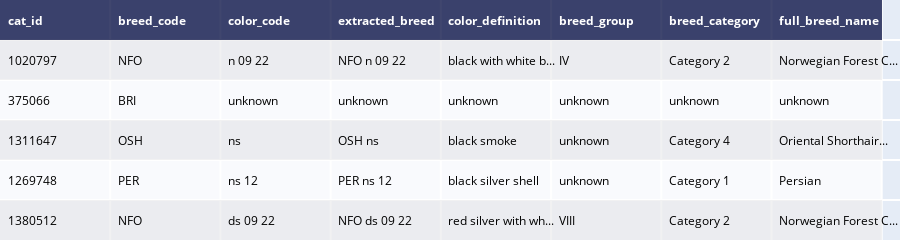

This figure's notebook cell:
### Code cell
import plotly.figure_factory as ff


def truncate_strings(s, max_len=18):
    if isinstance(s, str) and len(s) > max_len:
        return s[:max_len] + "..."
    return s


display_df = all_cats_df.sample(5, random_state=10).reset_index().map(lambda x: truncate_strings(x))

fig = ff.create_table(display_df)

fig.show()

### Figure 1 — Plotly figure (JSON) as saved in the notebook; plotly's stock layout.template omitted (floating-point values rounded to 4 significant figures)
{"data": [{"colorscale": [[0, "#00083e"], [0.5, "#ededee"], [1, "#ffffff"]], "hoverinfo": "none", "opacity": 0.75, "showscale": false, "type": "heatmap", "z": [[0, 0, 0, 0, 0, 0, 0, 0], [0.5, 0.5, 0.5, 0.5, 0.5, 0.5, 0.5, 0.5], [1, 1, 1, 1, 1, 1, 1, 1], [0.5, 0.5, 0.5, 0.5, 0.5, 0.5, 0.5, 0.5], [1, 1, 1, 1, 1, 1, 1, 1], [0.5, 0.5, 0.5, 0.5, 0.5, 0.5, 0.5, 0.5]]}], "layout": {"annotations": [{"align": "left", "font": {"color": "#ffffff"}, "showarrow": false, "text": "<b>cat_id</b>", "x": -0.45, "xanchor": "left", "xref": "x", "y": 0, "yref": "y"}, {"align": "left", "font": {"color": "#ffffff"}, "showarrow": false, "text": "<b>breed_code</b>", "x": 0.55, "xanchor": "left", "xref": "x", "y": 0, "yref": "y"}, {"align": "left", "font": {"color": "#ffffff"}, "showarrow": false, "text": "<b>color_code</b>", "x": 1.55, "xanchor": "left", "xref": "x", "y": 0, "yref": "y"}, {"align": "left", "font": {"color": "#ffffff"}, "showarrow": false, "text": "<b>extracted_breed</b>", "x": 2.55, "xanchor": "left", "xref": "x", "y": 0, "yref": "y"}, {"align": "left", "font": {"color": "#ffffff"}, "showarrow": false, "text": "<b>color_definition</b>", "x": 3.55, "xanchor": "left", "xref": "x", "y": 0, "yref": "y"}, {"align": "left", "font": {"color": "#ffffff"}, "showarrow": false, "text": "<b>breed_group</b>", "x": 4.55, "xanchor": "left", "xref": "x", "y": 0, "yref": "y"}, {"align": "left", "font": {"color": "#ffffff"}, "showarrow": false, "text": "<b>breed_category</b>", "x": 5.55, "xanchor": "left", "xref": "x", "y": 0, "yref": "y"}, {"align": "left", "font": {"color": "#ffffff"}, "showarrow": false, "text": "<b>full_breed_name</b>", "x": 6.55, "xanchor": "left", "xref": "x", "y": 0, "yref": "y"}, {"align": "left", "font": {"color": "#000000"}, "showarrow": false, "text": "1020797", "x": -0.45, "xanchor": "left", "xref": "x", "y": 1, "yref": "y"}, {"align": "left", "font": {"color": "#000000"}, "showarrow": false, "text": "NFO", "x": 0.55, "xanchor": "left", "xref": "x", "y": 1, "yref": "y"}, {"align": "left", "font": {"color": "#000000"}, "showarrow": false, "text": "n 09 22", "x": 1.55, "xanchor": "left", "xref": "x", "y": 1, "yref": "y"}, {"align": "left", "font": {"color": "#000000"}, "showarrow": false, "text": "NFO n 09 22", "x": 2.55, "xanchor": "left", "xref": "x", "y": 1, "yref": "y"}, {"align": "left", "font": {"color": "#000000"}, "showarrow": false, "text": "black with white b...", "x": 3.55, "xanchor": "left", "xref": "x", "y": 1, "yref": "y"}, {"align": "left", "font": {"color": "#000000"}, "showarrow": false, "text": "IV", "x": 4.55, "xanchor": "left", "xref": "x", "y": 1, "yref": "y"}, {"align": "left", "font": {"color": "#000000"}, "showarrow": false, "text": "Category 2", "x": 5.55, "xanchor": "left", "xref": "x", "y": 1, "yref": "y"}, {"align": "left", "font": {"color": "#000000"}, "showarrow": false, "text": "Norwegian Forest C...", "x": 6.55, "xanchor": "left", "xref": "x", "y": 1, "yref": "y"}, {"align": "left", "font": {"color": "#000000"}, "showarrow": false, "text": "375066", "x": -0.45, "xanchor": "left", "xref": "x", "y": 2, "yref": "y"}, {"align": "left", "font": {"color": "#000000"}, "showarrow": false, "text": "BRI", "x": 0.55, "xanchor": "left", "xref": "x", "y": 2, "yref": "y"}, {"align": "left", "font": {"color": "#000000"}, "showarrow": false, "text": "unknown", "x": 1.55, "xanchor": "left", "xref": "x", "y": 2, "yref": "y"}, {"align": "left", "font": {"color": "#000000"}, "showarrow": false, "text": "unknown", "x": 2.55, "xanchor": "left", "xref": "x", "y": 2, "yref": "y"}, {"align": "left", "font": {"color": "#000000"}, "showarrow": false, "text": "unknown", "x": 3.55, "xanchor": "left", "xref": "x", "y": 2, "yref": "y"}, {"align": "left", "font": {"color": "#000000"}, "showarrow": false, "text": "unknown", "x": 4.55, "xanchor": "left", "xref": "x", "y": 2, "yref": "y"}, {"align": "left", "font": {"color": "#000000"}, "showarrow": false, "text": "unknown", "x": 5.55, "xanchor": "left", "xref": "x", "y": 2, "yref": "y"}, {"align": "left", "font": {"color": "#000000"}, "showarrow": false, "text": "unknown", "x": 6.55, "xanchor": "left", "xref": "x", "y": 2, "yref": "y"}, {"align": "left", "font": {"color": "#000000"}, "showarrow": false, "text": "1311647", "x": -0.45, "xanchor": "left", "xref": "x", "y": 3, "yref": "y"}, {"align": "left", "font": {"color": "#000000"}, "showarrow": false, "text": "OSH", "x": 0.55, "xanchor": "left", "xref": "x", "y": 3, "yref": "y"}, {"align": "left", "font": {"color": "#000000"}, "showarrow": false, "text": "ns", "x": 1.55, "xanchor": "left", "xref": "x", "y": 3, "yref": "y"}, {"align": "left", "font": {"color": "#000000"}, "showarrow": false, "text": "OSH ns", "x": 2.55, "xanchor": "left", "xref": "x", "y": 3, "yref": "y"}, {"align": "left", "font": {"color": "#000000"}, "showarrow": false, "text": "black smoke", "x": 3.55, "xanchor": "left", "xref": "x", "y": 3, "yref": "y"}, {"align": "left", "font": {"color": "#000000"}, "showarrow": false, "text": "unknown", "x": 4.55, "xanchor": "left", "xref": "x", "y": 3, "yref": "y"}, {"align": "left", "font": {"color": "#000000"}, "showarrow": false, "text": "Category 4", "x": 5.55, "xanchor": "left", "xref": "x", "y": 3, "yref": "y"}, {"align": "left", "font": {"color": "#000000"}, "showarrow": false, "text": "Oriental Shorthair...", "x": 6.55, "xanchor": "left", "xref": "x", "y": 3, "yref": "y"}, {"align": "left", "font": {"color": "#000000"}, "showarrow": false, "text": "1269748", "x": -0.45, "xanchor": "left", "xref": "x", "y": 4, "yref": "y"}, {"align": "left", "font": {"color": "#000000"}, "showarrow": false, "text": "PER", "x": 0.55, "xanchor": "left", "xref": "x", "y": 4, "yref": "y"}, {"align": "left", "font": {"color": "#000000"}, "showarrow": false, "text": "ns 12", "x": 1.55, "xanchor": "left", "xref": "x", "y": 4, "yref": "y"}, {"align": "left", "font": {"color": "#000000"}, "showarrow": false, "text": "PER ns 12", "x": 2.55, "xanchor": "left", "xref": "x", "y": 4, "yref": "y"}, {"align": "left", "font": {"color": "#000000"}, "showarrow": false, "text": "black silver shell", "x": 3.55, "xanchor": "left", "xref": "x", "y": 4, "yref": "y"}, {"align": "left", "font": {"color": "#000000"}, "showarrow": false, "text": "unknown", "x": 4.55, "xanchor": "left", "xref": "x", "y": 4, "yref": "y"}, {"align": "left", "font": {"color": "#000000"}, "showarrow": false, "text": "Category 1", "x": 5.55, "xanchor": "left", "xref": "x", "y": 4, "yref": "y"}, {"align": "left", "font": {"color": "#000000"}, "showarrow": false, "text": "Persian ", "x": 6.55, "xanchor": "left", "xref": "x", "y": 4, "yref": "y"}, {"align": "left", "font": {"color": "#000000"}, "showarrow": false, "text": "1380512", "x": -0.45, "xanchor": "left", "xref": "x", "y": 5, "yref": "y"}, {"align": "left", "font": {"color": "#000000"}, "showarrow": false, "text": "NFO", "x": 0.55, "xanchor": "left", "xref": "x", "y": 5, "yref": "y"}, {"align": "left", "font": {"color": "#000000"}, "showarrow": false, "text": "ds 09 22", "x": 1.55, "xanchor": "left", "xref": "x", "y": 5, "yref": "y"}, {"align": "left", "font": {"color": "#000000"}, "showarrow": false, "text": "NFO ds 09 22", "x": 2.55, "xanchor": "left", "xref": "x", "y": 5, "yref": "y"}, {"align": "left", "font": {"color": "#000000"}, "showarrow": false, "text": "red silver with wh...", "x": 3.55, "xanchor": "left", "xref": "x", "y": 5, "yref": "y"}, {"align": "left", "font": {"color": "#000000"}, "showarrow": false, "text": "VIII", "x": 4.55, "xanchor": "left", "xref": "x", "y": 5, "yref": "y"}, {"align": "left", "font": {"color": "#000000"}, "showarrow": false, "text": "Category 2", "x": 5.55, "xanchor": "left", "xref": "x", "y": 5, "yref": "y"}, {"align": "left", "font": {"color": "#000000"}, "showarrow": false, "text": "Norwegian Forest C...", "x": 6.55, "xanchor": "left", "xref": "x", "y": 5, "yref": "y"}], "height": 230, "margin": {"b": 0, "l": 0, "r": 0, "t": 0}, "xaxis": {"dtick": 1, "gridwidth": 2, "showticklabels": false, "tick0": -0.5, "ticks": "", "zeroline": false}, "yaxis": {"autorange": "reversed", "dtick": 1, "gridwidth": 2, "showticklabels": false, "tick0": 0.5, "ticks": "", "zeroline": false}}}
